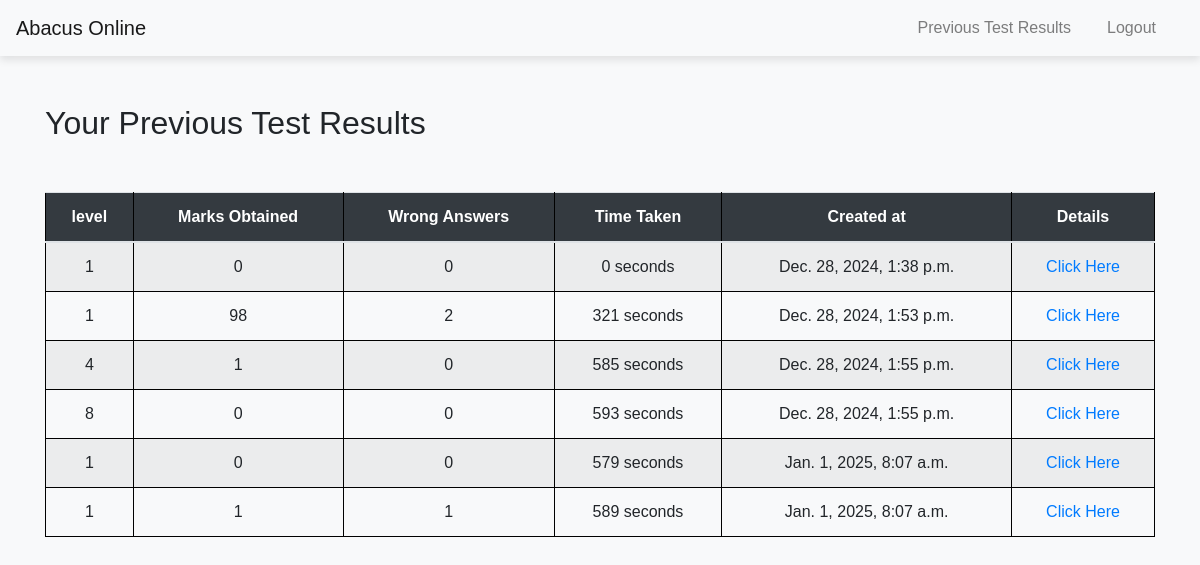
Page /view_previous_tests/ (signed in) on the committed database.
### questions/models.py (models this page shows, shortened)
class Test(models.Model):
    user = models.ForeignKey(User, on_delete=models.CASCADE, default=get_default_user)  # Default user
    time_taken = models.IntegerField(default=0)  # Default time is 0 seconds
    marks_obtained = models.IntegerField(default=0)  # Default marks are 0
    wrong_answers = models.IntegerField(default=0)  # Default wrong answers are 0
    level = models.IntegerField(default=1)  # Default level is 1
    created_at = models.DateTimeField(auto_now=True)
    test_id= models.IntegerField(default=get_default_user)
    fullname = models.CharField(max_length=255, default="")  # Full name of the user
    data = models.TextField(default="")

### questions/views.py (the view)
# urls.py: path('view_previous_tests/', views.view_previous_tests, name='view_previous_tests'),
@login_required
def view_previous_tests(request):
    return render(request, 'previous_tests.html', {'tests': Test.objects.filter(user=request.user)})

### questions/templates/previous_tests.html (shortened to what this page needs)
{% load static %}
<!DOCTYPE html>
<html lang="en">
<head>
    <link href="https://stackpath.bootstrapcdn.com/bootstrap/4.5.2/css/bootstrap.min.css" rel="stylesheet">
    <link rel="stylesheet" href="{% static 'styles.css' %}">
</head>
<body>
    <nav class="navbar navbar-expand-lg navbar-light bg-light sticky-top">
        <a class="navbar-brand" href="{% url 'home' %}">Abacus Online</a>
        <div class="collapse navbar-collapse" id="navbarNav">
            <ul class="navbar-nav ml-auto">
                <li class="nav-item">
                    <a class="nav-link" href="{% url 'view_previous_tests' %}">Previous Test Results</a>
                </li>
                <li class="nav-item">
                    <a class="nav-link" href="{% url 'login_user' %}">Logout</a>
                </li>
            </ul>
        </div>
    </nav>
<div class="container mt-5 fade-in">
    <h2>Your Previous Test Results</h2>
    {% if user.test_set.all %}
        <table class="table table-striped">
            <thead>
                <tr>
                    <th>level</th>
                    <th>Marks Obtained</th>
                    <th>Wrong Answers</th>
                    <th>Time Taken</th>
                    <th>Created at</th>
                    <th>Details</th>
                </tr>
            </thead>
            <tbody>
                {% for test in user.test_set.all %}
                    <tr>
                        <td>{{ test.level }}</td>
                        <td>{{ test.marks_obtained }}</td>
                        <td>{{ test.wrong_answers }}</td>
                        <td>{{ test.time_taken }} seconds</td>
                        <td>{{test.created_at}}</td>
                        <td><a href="{% url 'details' test.test_id %}">Click Here</a></td>
                    </tr>
                {% endfor %}
            </tbody>
        </table>
    {% else %}
        <p>You have not taken any tests yet.</p>
    {% endif %}
</div>
</body>
</html>

### questions/static/styles.css (style rules this page uses)
nav { background-color: #333; color: white; padding: 10px; }
nav ul { list-style-type: none; margin: 0; padding: 0; }
nav ul li { display: inline; margin-right: 20px; }
nav ul li a { color: white; text-decoration: none; }
table { width: 100%; border-collapse: collapse; margin-top: 20px; }
table, th, td { border: 1px solid black; }
th, td { padding: 10px; text-align: center; }

### questions/templates/previous_tests.html (style rules this page uses)
body { background-color: #f8f9fa; font-family: 'Arial', sans-serif; }
.navbar { box-shadow: 0 4px 8px rgba(0, 0, 0, 0.1); }
.navbar-nav .nav-item .nav-link { font-weight: 500; }
.table { margin-top: 50px; }
.table th { background-color: #343a40; color: white; }
.container { margin-top: 50px; }
.fade-in { opacity: 0; animation: fadeIn 2s forwards; }

### rows in the picture
Test: level "1", marks_obtained "0", wrong_answers "0", time_taken "0", created_at "Dec. 28, 2024, 1:38 p.m."
Test: level "1", marks_obtained "98", wrong_answers "2", time_taken "321", created_at "Dec. 28, 2024, 1:53 p.m."
Test: level "4", marks_obtained "1", wrong_answers "0", time_taken "585", created_at "Dec. 28, 2024, 1:55 p.m."
Test: level "8", marks_obtained "0", wrong_answers "0", time_taken "593", created_at "Dec. 28, 2024, 1:55 p.m."
Test: level "1", marks_obtained "0", wrong_answers "0", time_taken "579", created_at "Jan. 1, 2025, 8:07 a.m."
Test: level "1", marks_obtained "1", wrong_answers "1", time_taken "589", created_at "Jan. 1, 2025, 8:07 a.m."
